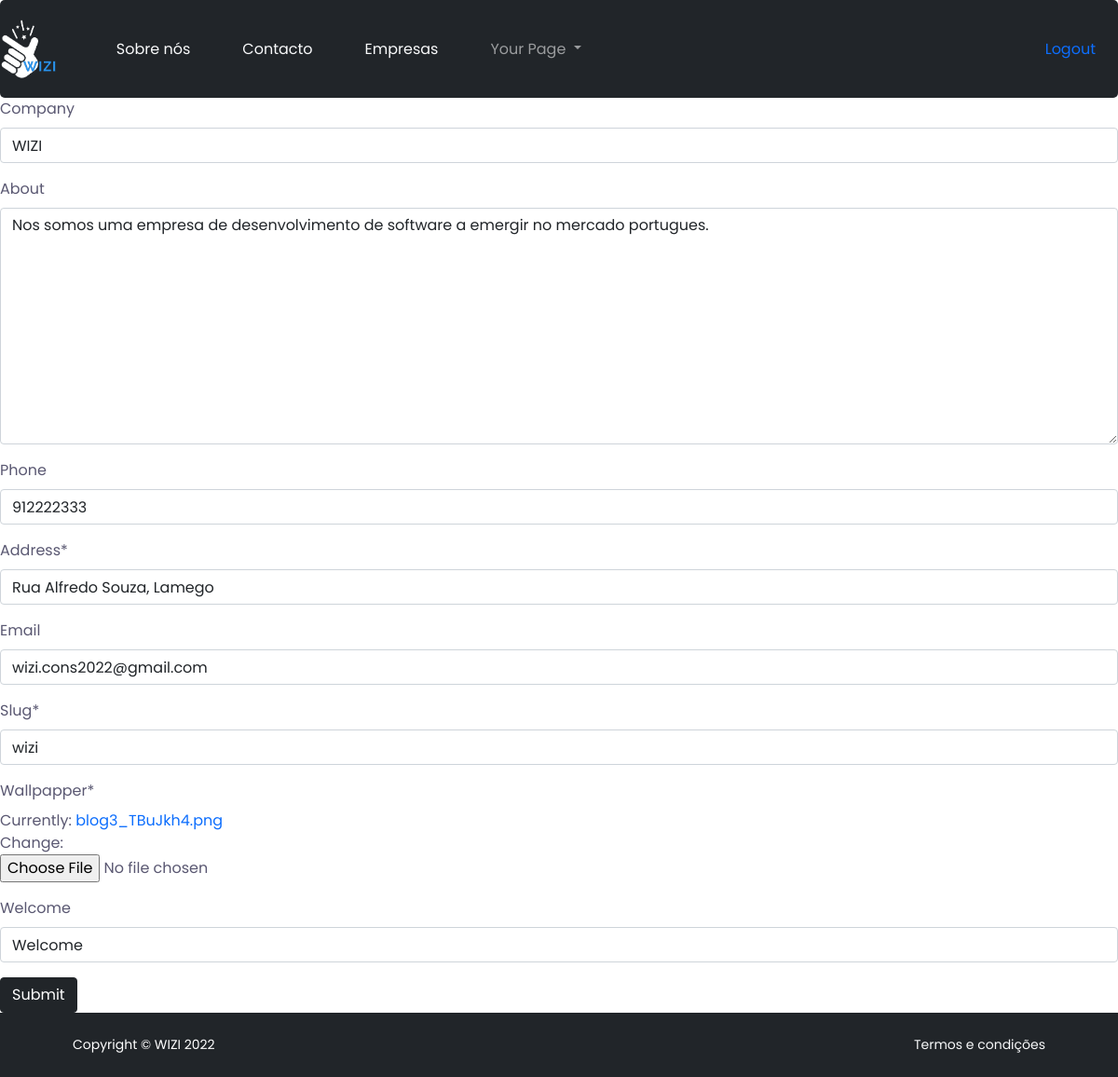
Page /companies/3/update/ (signed in) on the committed database.
### src/models.py (models this page shows, shortened)
class Company(models.Model):
    user = models.OneToOneField(User, on_delete=models.CASCADE)
    company = models.CharField(max_length=30, blank=True, null=True, unique=True)
    created = models.DateTimeField(auto_now_add=True)
    about = models.TextField(max_length=800, blank=True, null=True)
    phone = models.IntegerField(blank=True, null=True)
    address = models.CharField(max_length=100)
    email = models.EmailField(blank=True, null=True)
    slug = models.SlugField(null=False)
    wallpapper = models.ImageField(default="default.png")
    welcome = models.CharField(blank=True, null=True, default="Welcome", max_length=200)

### src/views.py (the view)
# urls.py: path('companies/<pk>/update/', company_update),
@login_required
def company_update(request, pk):
    company = Company.objects.get(id=pk)
    form = CompanyForm(instance=company)
    if request.method == "POST":
        form = CompanyForm(request.POST, request.FILES, instance=company)
        if form.is_valid():
            form.save()
            return redirect("/companies/")
    context = {
        "form": form
    }
    return render (request, "company_update.html", context)

### src/forms.py
class CompanyForm(ModelForm):
    class Meta:
        model = Company
        fields = [
            "company",
            "about",
            "phone",
            "address",
            "email",
            "slug",
            "wallpapper",
            "welcome",
        ]

### templates/company_update.html (shortened to what this page needs)
{% extends 'base.html' %}
{% load crispy_forms_tags %}
{% block content %}
<form method="POST" enctype="multipart/form-data">
  {% csrf_token %} {{ form|crispy }}
  <button type="submit" class="btn btn-dark">Submit</button>
</form>
{% endblock content %}

### static/assets/css/style.css (style rules this page uses)
html { scroll-behavior: smooth; }
body { font-family: "Poppins", sans-serif; font-weight: normal; font-style: normal; color: #5A5872; }
* { margin: 0; padding: 0; box-sizing: border-box; }
i, span, a { display: inline-block; text-decoration: none; }

### rows in the picture
Company: company "WIZI", about "Nos somos uma empresa de desenvolvimento de software a emergir no mercado portugues.", phone "912222333", address "Rua Alfredo Souza, Lamego", email "wizi.cons2022@gmail.com", slug "wizi", welcome "Welcome"
